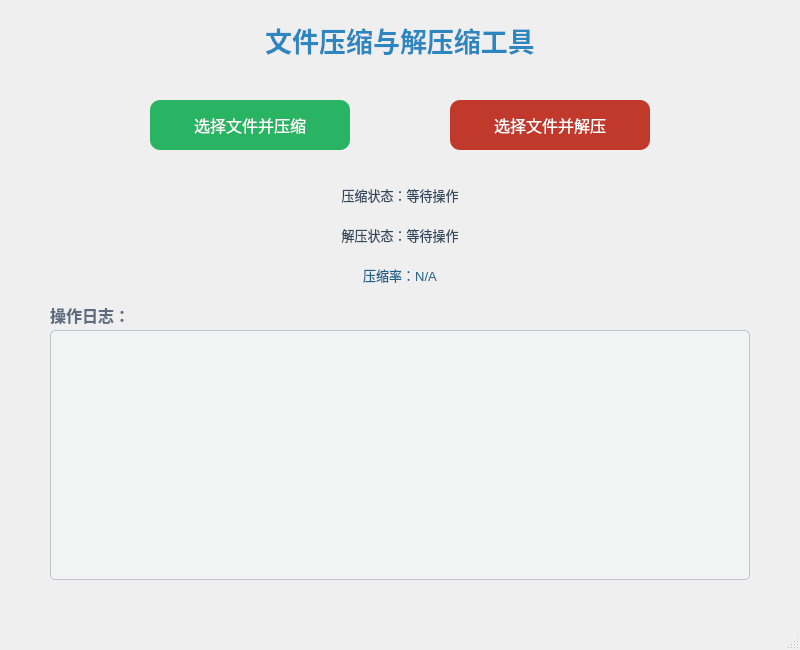
<?xml version="1.0" encoding="UTF-8"?>
<ui version="4.0">
 <class>MainWindow</class>
 <widget class="QMainWindow" name="MainWindow">
  <property name="geometry">
   <rect>
    <x>0</x>
    <y>0</y>
    <width>800</width>
    <height>650</height> <!-- 调整窗口高度 -->
   </rect>
  </property>
  <property name="windowTitle">
   <string>文件压缩与解压缩</string>
  </property>
  <widget class="QWidget" name="centralwidget">
   <!-- 标题标签 -->
   <widget class="QLabel" name="titleLabel">
    <property name="geometry">
     <rect>
      <x>200</x>
      <y>20</y>
      <width>400</width>
      <height>40</height>
     </rect>
    </property>
    <property name="text">
     <string>文件压缩与解压缩工具</string>
    </property>
    <property name="alignment">
     <set>Qt::AlignCenter</set>
    </property>
    <property name="styleSheet">
     <string notr="true">font-size: 20pt; font-weight: bold; color: #2E86C1;</string>
    </property>
   </widget>

   <!-- 压缩按钮 -->
   <widget class="QPushButton" name="compressButton">
    <property name="geometry">
     <rect>
      <x>150</x>
      <y>100</y>
      <width>200</width>
      <height>50</height>
     </rect>
    </property>
    <property name="text">
     <string>选择文件并压缩</string>
    </property>
    <property name="styleSheet">
     <string notr="true">font-size: 12pt; background-color: #28B463; color: white; border-radius: 10px;</string>
    </property>
   </widget>

   <!-- 解压按钮 -->
   <widget class="QPushButton" name="decompressButton">
    <property name="geometry">
     <rect>
      <x>450</x>
      <y>100</y>
      <width>200</width>
      <height>50</height>
     </rect>
    </property>
    <property name="text">
     <string>选择文件并解压</string>
    </property>
    <property name="styleSheet">
     <string notr="true">font-size: 12pt; background-color: #C0392B; color: white; border-radius: 10px;</string>
    </property>
   </widget>

   <!-- 压缩状态标签 -->
   <widget class="QLabel" name="compressStatusLabel">
    <property name="geometry">
     <rect>
      <x>150</x>
      <y>180</y>
      <width>500</width>
      <height>30</height>
     </rect>
    </property>
    <property name="text">
     <string>压缩状态：等待操作</string>
    </property>
    <property name="alignment">
     <set>Qt::AlignCenter</set>
    </property>
    <property name="styleSheet">
     <string notr="true">font-size: 10pt; color: #34495E;</string>
    </property>
   </widget>

   <!-- 解压状态标签 -->
   <widget class="QLabel" name="decompressStatusLabel">
    <property name="geometry">
     <rect>
      <x>150</x>
      <y>220</y>
      <width>500</width>
      <height>30</height>
     </rect>
    </property>
    <property name="text">
     <string>解压状态：等待操作</string>
    </property>
    <property name="alignment">
     <set>Qt::AlignCenter</set>
    </property>
    <property name="styleSheet">
     <string notr="true">font-size: 10pt; color: #34495E;</string>
    </property>
   </widget>

   <!-- 压缩率标签 -->
   <widget class="QLabel" name="compressionRatioLabel">
    <property name="geometry">
     <rect>
      <x>150</x>
      <y>260</y>
      <width>500</width>
      <height>30</height>
     </rect>
    </property>
    <property name="text">
     <string>压缩率：N/A</string>
    </property>
    <property name="alignment">
     <set>Qt::AlignCenter</set>
    </property>
    <property name="styleSheet">
     <string notr="true">font-size: 10pt; color: #1F618D;</string>
    </property>
   </widget>

   <!-- 日志标签 -->
   <widget class="QLabel" name="logLabel">
    <property name="geometry">
     <rect>
      <x>50</x>
      <y>300</y>
      <width>700</width>
      <height>30</height>
     </rect>
    </property>
    <property name="text">
     <string>操作日志：</string>
    </property>
    <property name="styleSheet">
     <string notr="true">font-size: 12pt; font-weight: bold; color: #5D6D7E;</string>
    </property>
   </widget>

   <!-- 日志文本框 -->
   <widget class="QPlainTextEdit" name="logTextEdit">
    <property name="geometry">
     <rect>
      <x>50</x>
      <y>330</y>
      <width>700</width>
      <height>250</height>
     </rect>
    </property>
    <property name="readOnly">
     <bool>true</bool>
    </property>
    <property name="styleSheet">
     <string notr="true">font-size: 10pt; color: #2C3E50; background-color: #F2F4F4; border: 1px solid #BDC3C7; border-radius: 5px;</string>
    </property>
   </widget>

  </widget>

  <widget class="QMenuBar" name="menubar">
   <property name="geometry">
    <rect>
     <x>0</x>
     <y>0</y>
     <width>800</width>
     <height>22</height>
    </rect>
   </property>
  </widget>

  <widget class="QStatusBar" name="statusbar"/>
 </widget>
 <resources/>
 <connections/>
</ui>
